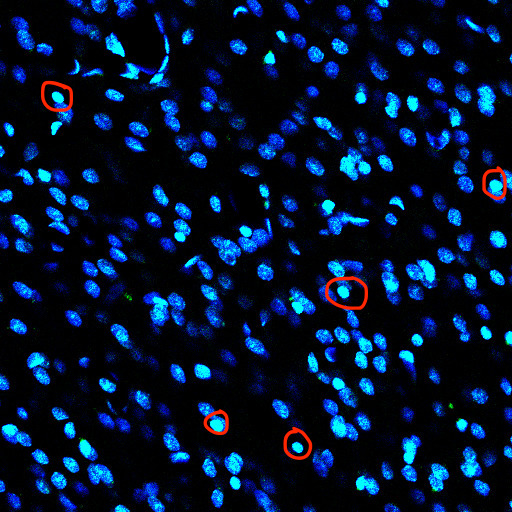
#> input picture Input-F cells.jpeg, 512 x 512 px, found by its file name
$ jupyter execute cv2-grayscale.ipynb
#> lines starting #> are read from the running program, lines starting #| are printed output that depends on the picture; after the words box and inside, x2 and y2 are one past the last pixel; in counts of white or black regions, pixels touching at a corner belong together
#> in remove_red_lines_and_blur, img_colored is the input picture: shape (512, 512, 3); mean B, G, R 46.2, 20.8, 3.8
[cell 1]
# Author : Jonas Rashidi

import cv2
import numpy as np
from PIL import Image
import os

def upscale_image(image, scale_percent=150):
#> called with scale_percent = 150
    width = int(image.shape[1] * scale_percent / 100)
#> width = 768
    height = int(image.shape[0] * scale_percent / 100)
#> height = 768
    dim = (width, height)
#> dim = (768, 768)
    return cv2.resize(image, dim, interpolation=cv2.INTER_CUBIC)
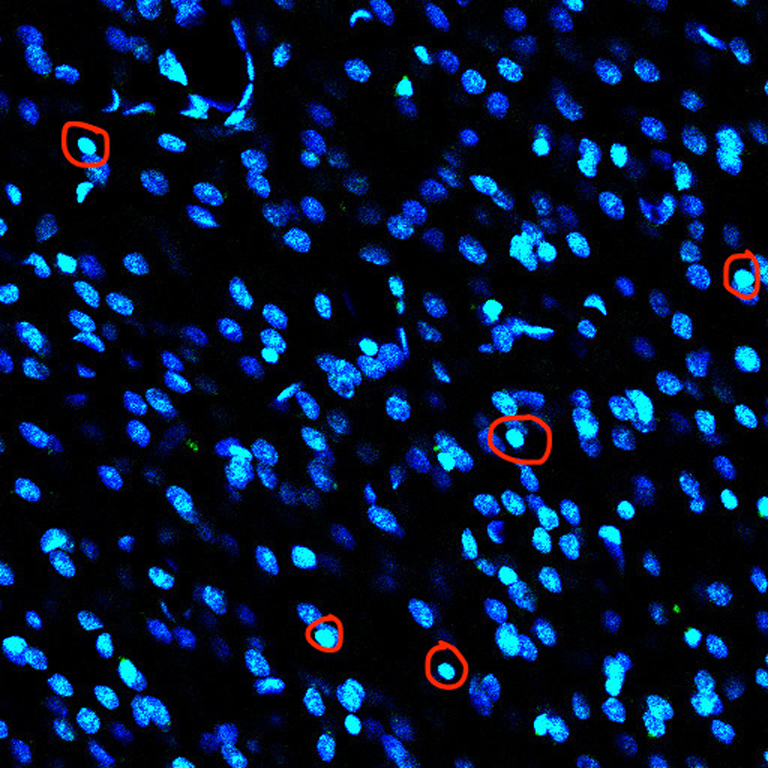
#> returned value: shape (768, 768, 3); mean of channels 0, 1, 2 46.2, 20.8, 3.8; drawn as B, G, R

def remove_red_lines_and_blur(input_path, output_path, upscale_factor=150):
    if not os.path.exists(input_path):
        print(f"File not found: {input_path}")
        return

    img_colored = cv2.imread(input_path, cv2.IMREAD_COLOR)

    if img_colored is None:
        print(f"Failed to load image from: {input_path}")
        return

    img_colored_upscaled = upscale_image(img_colored, upscale_factor)
    img_hsv = cv2.cvtColor(img_colored_upscaled, cv2.COLOR_BGR2HSV)
#> img_hsv: shape (768, 768, 3); mean H, S, V 84.4, 188.6, 48.4

    lower_red1 = np.array([0, 70, 50])
    upper_red1 = np.array([10, 255, 255])
    lower_red2 = np.array([170, 70, 50])
    upper_red2 = np.array([180, 255, 255])

    mask1 = cv2.inRange(img_hsv, lower_red1, upper_red1)
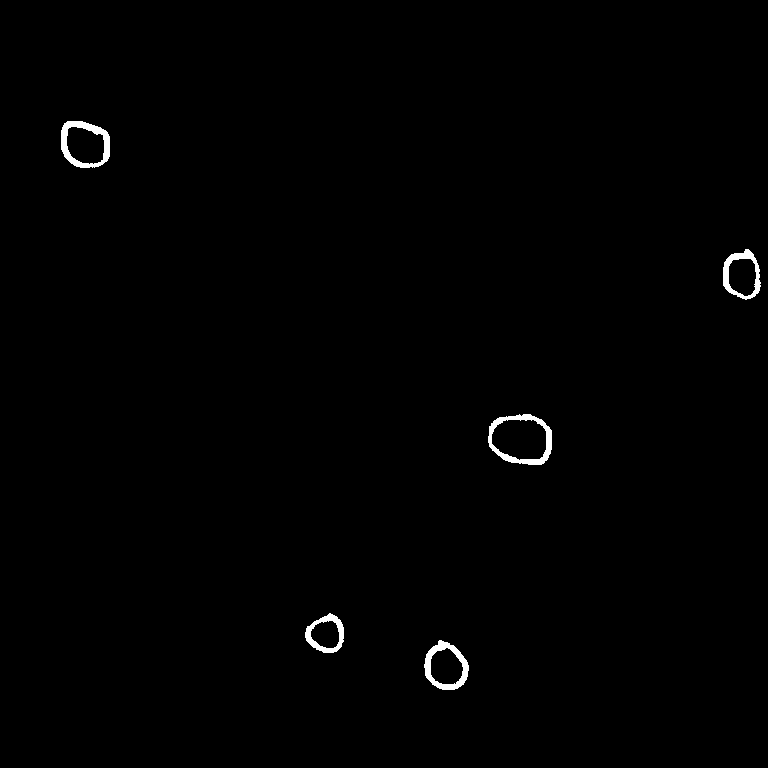
#> mask1: shape (768, 768); 0.63% white; 5 white regions, box (x1, y1, x2, y2) and area: (488, 414, 552, 465) 894, (61, 121, 110, 168) 850, (424, 640, 469, 690) 769, (723, 249, 761, 300) 646, (305, 613, 344, 653) 561
    mask2 = cv2.inRange(img_hsv, lower_red2, upper_red2)
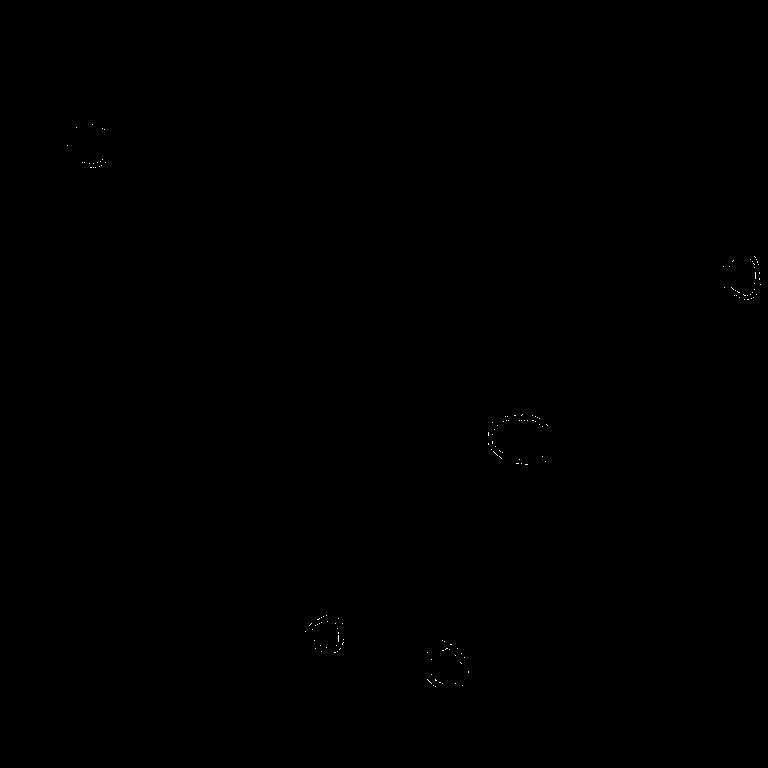
#> mask2: shape (768, 768); 0.04% white in thin lines or dots, all inside (x1, y1, x2, y2) = (67, 124, 761, 687)

    red_mask = mask1 | mask2
#> red_mask: shape (768, 768); 0.67% white; 5 white regions, box (x1, y1, x2, y2) and area: (488, 414, 552, 465) 954, (61, 121, 110, 168) 869, (424, 640, 469, 690) 805, (723, 249, 761, 300) 698, (305, 613, 344, 653) 605
    kernel = cv2.getStructuringElement(cv2.MORPH_ELLIPSE, (9, 9))
    refined_mask = cv2.morphologyEx(red_mask, cv2.MORPH_CLOSE, kernel, iterations=3)
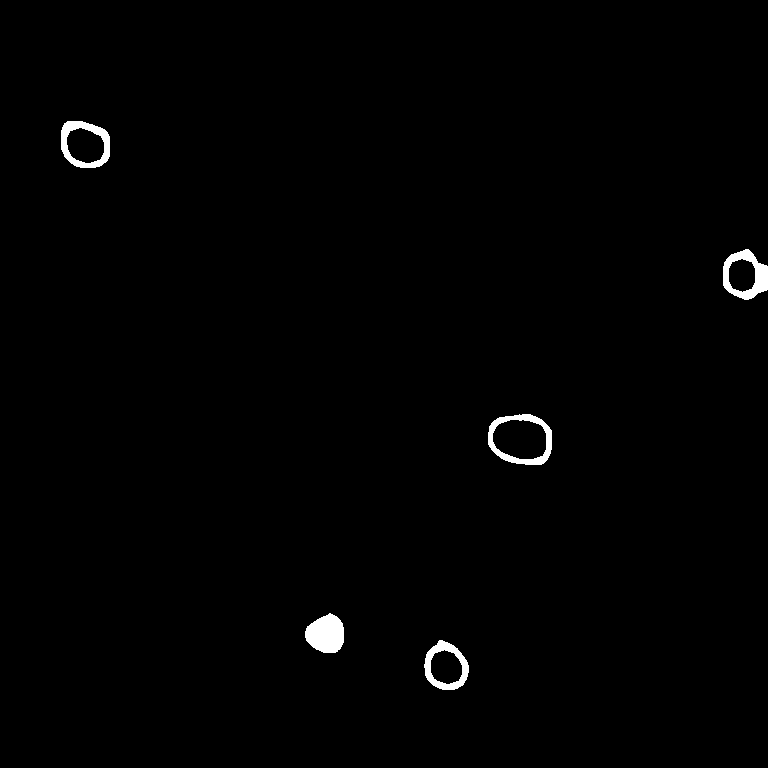
#> refined_mask: shape (768, 768); 0.85% white; 5 white regions, box (x1, y1, x2, y2) and area: (305, 613, 344, 653) 1172, (723, 249, 768, 300) 1042, (488, 414, 552, 465) 1010, (61, 121, 110, 168) 950, (424, 640, 469, 690) 857
    refined_mask = cv2.dilate(refined_mask, kernel, iterations=1)
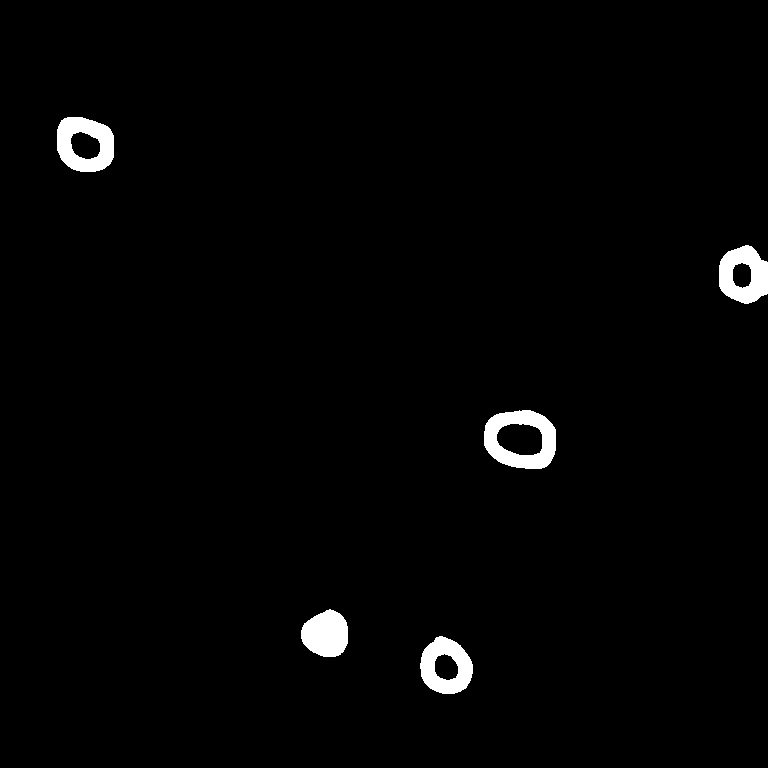
#> refined_mask: shape (768, 768); 1.7% white; 5 white regions, box (x1, y1, x2, y2) and area: (484, 410, 556, 469) 2377, (57, 117, 114, 172) 2047, (719, 245, 768, 304) 1919, (420, 636, 473, 694) 1870, (301, 609, 348, 657) 1728

    inpainted_image = cv2.inpaint(img_colored_upscaled, refined_mask, inpaintRadius=5, flags=cv2.INPAINT_TELEA)
    for i in range(3):
        inpainted_image = cv2.inpaint(inpainted_image, refined_mask, inpaintRadius=5, flags=cv2.INPAINT_TELEA)

    for i in range(1, 4):
        inpainted_image = cv2.inpaint(inpainted_image, refined_mask, inpaintRadius=i, flags=cv2.INPAINT_NS)

    denoised_image = cv2.fastNlMeansDenoisingColored(inpainted_image, None, 10, 10, 7, 21)
    gray_image = cv2.cvtColor(denoised_image, cv2.COLOR_BGR2GRAY)
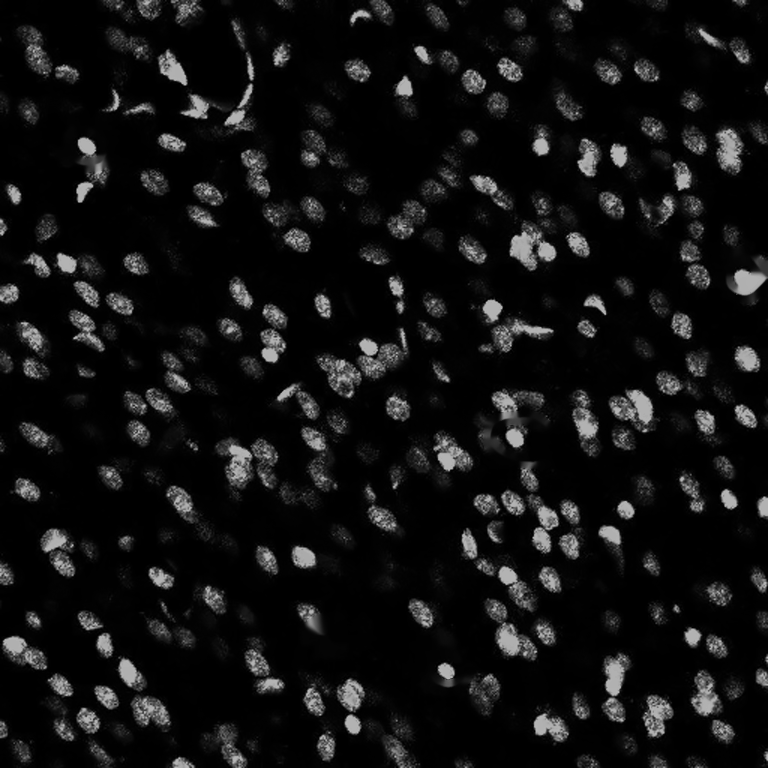
#> gray_image: shape (768, 768); min 0, max 184, mean 17.4
    _, detail_mask = cv2.threshold(gray_image, 200, 255, cv2.THRESH_BINARY)
#> detail_mask: shape (768, 768); every value is 0
    detail_mask = cv2.cvtColor(detail_mask, cv2.COLOR_GRAY2BGR)
#> detail_mask: shape (768, 768, 3); every value is 0

    final_image = cv2.addWeighted(denoised_image, 0.8, detail_mask, 0.2, 0)
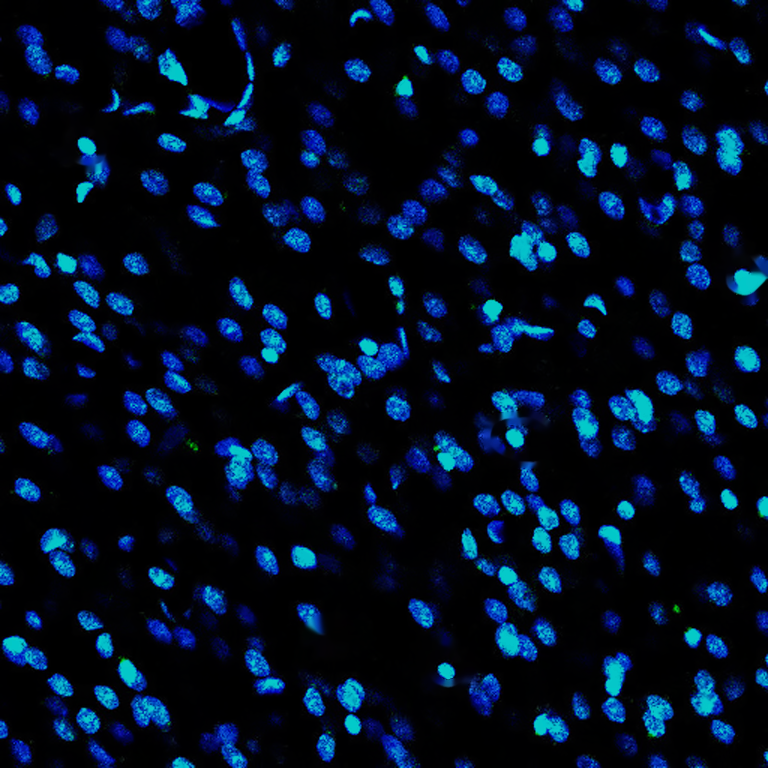
#> final_image: shape (768, 768, 3); mean B, G, R 35.6, 16, 1.8
    result_img = Image.fromarray(np.uint8(final_image))
    result_img.save(output_path, format="PNG", quality=100)

    print(f"Image saved to: {output_path}")

input_path = r"C:\Users\User\Downloads\Input-F cells.jpeg"
output_path = r'C:\Users\User\Downloads\output_image_no_blur2_final_v5.png'
remove_red_lines_and_blur(input_path, output_path)
